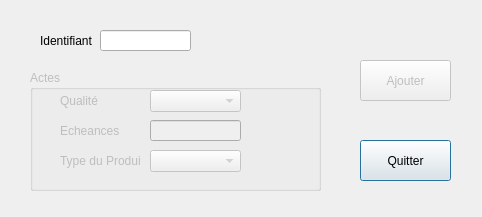
<?xml version="1.0" encoding="UTF-8"?>
<ui version="4.0">
 <class>FControl</class>
 <widget class="QDialog" name="FControl">
  <property name="geometry">
   <rect>
    <x>0</x>
    <y>0</y>
    <width>482</width>
    <height>217</height>
   </rect>
  </property>
  <property name="windowTitle">
   <string>Control Qualité</string>
  </property>
  <property name="windowIcon">
   <iconset resource="rssources.qrc">
    <normaloff>:/images/logo_erp.png</normaloff>:/images/logo_erp.png</iconset>
  </property>
  <widget class="QLabel" name="label">
   <property name="geometry">
    <rect>
     <x>40</x>
     <y>30</y>
     <width>61</width>
     <height>21</height>
    </rect>
   </property>
   <property name="text">
    <string>Identifiant</string>
   </property>
  </widget>
  <widget class="QPushButton" name="pushButton_3">
   <property name="geometry">
    <rect>
     <x>360</x>
     <y>140</y>
     <width>91</width>
     <height>41</height>
    </rect>
   </property>
   <property name="text">
    <string>Quitter</string>
   </property>
  </widget>
  <widget class="QPushButton" name="but_ajouter">
   <property name="enabled">
    <bool>false</bool>
   </property>
   <property name="geometry">
    <rect>
     <x>360</x>
     <y>60</y>
     <width>91</width>
     <height>41</height>
    </rect>
   </property>
   <property name="text">
    <string>Ajouter</string>
   </property>
  </widget>
  <widget class="QLineEdit" name="id_control_text">
   <property name="geometry">
    <rect>
     <x>100</x>
     <y>30</y>
     <width>91</width>
     <height>21</height>
    </rect>
   </property>
  </widget>
  <widget class="QGroupBox" name="groupe_actes">
   <property name="enabled">
    <bool>false</bool>
   </property>
   <property name="geometry">
    <rect>
     <x>30</x>
     <y>70</y>
     <width>291</width>
     <height>121</height>
    </rect>
   </property>
   <property name="title">
    <string>Actes</string>
   </property>
   <widget class="QLabel" name="label_2">
    <property name="geometry">
     <rect>
      <x>30</x>
      <y>20</y>
      <width>61</width>
      <height>21</height>
     </rect>
    </property>
    <property name="text">
     <string>Qualité</string>
    </property>
   </widget>
   <widget class="QLabel" name="label_3">
    <property name="geometry">
     <rect>
      <x>30</x>
      <y>50</y>
      <width>61</width>
      <height>21</height>
     </rect>
    </property>
    <property name="text">
     <string>Echeances</string>
    </property>
   </widget>
   <widget class="QLineEdit" name="echenaces_text">
    <property name="geometry">
     <rect>
      <x>120</x>
      <y>50</y>
      <width>91</width>
      <height>21</height>
     </rect>
    </property>
   </widget>
   <widget class="QLabel" name="label_4">
    <property name="geometry">
     <rect>
      <x>30</x>
      <y>80</y>
      <width>81</width>
      <height>21</height>
     </rect>
    </property>
    <property name="text">
     <string>Type du Produit</string>
    </property>
   </widget>
   <widget class="QComboBox" name="combo_qualite">
    <property name="geometry">
     <rect>
      <x>120</x>
      <y>20</y>
      <width>91</width>
      <height>22</height>
     </rect>
    </property>
    <item>
     <property name="text">
      <string/>
     </property>
    </item>
    <item>
     <property name="text">
      <string>Bonne</string>
     </property>
    </item>
    <item>
     <property name="text">
      <string>Mauvaise</string>
     </property>
    </item>
   </widget>
   <widget class="QComboBox" name="combo_type_prod">
    <property name="geometry">
     <rect>
      <x>120</x>
      <y>80</y>
      <width>91</width>
      <height>22</height>
     </rect>
    </property>
    <item>
     <property name="text">
      <string/>
     </property>
    </item>
    <item>
     <property name="text">
      <string>Electrique</string>
     </property>
    </item>
   </widget>
  </widget>
 </widget>
 <resources>
  <include location="rssources.qrc"/>
 </resources>
 <connections>
  <connection>
   <sender>pushButton_3</sender>
   <signal>clicked()</signal>
   <receiver>FControl</receiver>
   <slot>close()</slot>
   <hints>
    <hint type="sourcelabel">
     <x>388</x>
     <y>193</y>
    </hint>
    <hint type="destinationlabel">
     <x>343</x>
     <y>76</y>
    </hint>
   </hints>
  </connection>
 </connections>
</ui>
